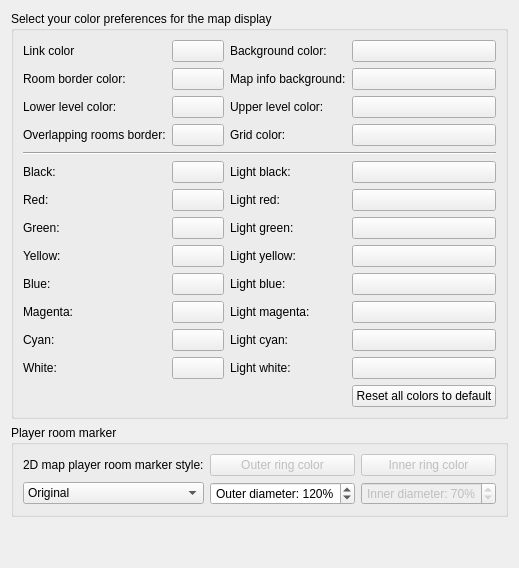
     <widget class="QWidget" name="tab_mapperColors">
      <attribute name="title">
       <string>Mapper colors</string>
      </attribute>
      <layout class="QVBoxLayout" name="vBoxLayout_tab_mapperColors">
       <item>
        <widget class="QGroupBox" name="groupBox_mapperColors">
         <property name="title">
          <string>Select your color preferences for the map display</string>
         </property>
         <layout class="QGridLayout" name="gridLayout_groupBox_mapperColors">
          <item row="0" column="0">
           <widget class="QLabel" name="label_39">
            <property name="text">
             <string>Link color</string>
            </property>
            <property name="buddy">
             <cstring>pushButton_foreground_color_2</cstring>
            </property>
           </widget>
          </item>
          <item row="0" column="1">
           <widget class="QPushButton" name="pushButton_foreground_color_2">
            <property name="autoFillBackground">
             <bool>true</bool>
            </property>
            <property name="styleSheet">
             <string notr="true"/>
            </property>
            <property name="text">
             <string/>
            </property>
           </widget>
          </item>
          <item row="0" column="2">
           <widget class="QLabel" name="label_40">
            <property name="text">
             <string>Background color:</string>
            </property>
            <property name="buddy">
             <cstring>pushButton_background_color_2</cstring>
            </property>
           </widget>
          </item>
          <item row="0" column="3">
           <widget class="QPushButton" name="pushButton_background_color_2">
            <property name="autoFillBackground">
             <bool>true</bool>
            </property>
            <property name="text">
             <string/>
            </property>
           </widget>
          </item>
          <item row="1" column="0">
           <widget class="QLabel" name="label_4">
            <property name="text">
             <string>Room border color:</string>
            </property>
            <property name="buddy">
             <cstring>pushButton_roomBorderColor</cstring>
            </property>
           </widget>
          </item>
          <item row="1" column="1">
           <widget class="QPushButton" name="pushButton_roomBorderColor">
            <property name="autoFillBackground">
             <bool>true</bool>
            </property>
            <property name="text">
             <string/>
            </property>
           </widget>
          </item>
          <item row="1" column="2">
           <widget class="QLabel" name="label_mapInfoBg">
            <property name="text">
             <string>Map info background:</string>
            </property>
            <property name="buddy">
             <cstring>pushButton_mapInfoBg</cstring>
            </property>
           </widget>
          </item>
          <item row="1" column="3">
           <widget class="QPushButton" name="pushButton_mapInfoBg">
            <property name="text">
             <string/>
            </property>
           </widget>
          </item>
          <item row="2" column="0">
           <widget class="QLabel" name="label_lowerLevelColor">
            <property name="text">
             <string>Lower level color:</string>
            </property>
            <property name="buddy">
             <cstring>pushButton_lowerLevelColor</cstring>
            </property>
           </widget>
          </item>
          <item row="2" column="1">
           <widget class="QPushButton" name="pushButton_lowerLevelColor">
            <property name="autoFillBackground">
             <bool>true</bool>
            </property>
            <property name="text">
             <string/>
            </property>
           </widget>
          </item>
          <item row="2" column="2">
           <widget class="QLabel" name="label_upperLevelColor">
            <property name="text">
             <string>Upper level color:</string>
            </property>
            <property name="buddy">
             <cstring>pushButton_upperLevelColor</cstring>
            </property>
           </widget>
          </item>
          <item row="2" column="3">
           <widget class="QPushButton" name="pushButton_upperLevelColor">
            <property name="autoFillBackground">
             <bool>true</bool>
            </property>
            <property name="text">
             <string/>
            </property>
           </widget>
          </item>
          <item row="3" column="0">
           <widget class="QLabel" name="label_pushButton_roomCollisionBorderColor">
            <property name="text">
             <string>Overlapping rooms border:</string>
            </property>
            <property name="buddy">
             <cstring>pushButton_roomCollisionBorderColor</cstring>
            </property>
           </widget>
          </item>
          <item row="3" column="1">
           <widget class="QPushButton" name="pushButton_roomCollisionBorderColor">
            <property name="autoFillBackground">
             <bool>true</bool>
            </property>
            <property name="text">
             <string/>
            </property>
           </widget>
          </item>
          <item row="3" column="2">
           <widget class="QLabel" name="label_mapGridColor">
            <property name="text">
             <string>Grid color:</string>
            </property>
            <property name="buddy">
             <cstring>pushButton_mapGridColor</cstring>
            </property>
           </widget>
          </item>
          <item row="3" column="3">
           <widget class="QPushButton" name="pushButton_mapGridColor">
            <property name="autoFillBackground">
             <bool>true</bool>
            </property>
            <property name="text">
             <string/>
            </property>
           </widget>
          </item>
          <item row="4" column="0" colspan="4">
           <widget class="Line" name="line_mapperColorsSeparator">
            <property name="orientation">
             <enum>Qt::Orientation::Horizontal</enum>
            </property>
           </widget>
          </item>
          <item row="5" column="0">
           <widget class="QLabel" name="label_17">
            <property name="text">
             <string>Black:</string>
            </property>
            <property name="buddy">
             <cstring>pushButton_black_2</cstring>
            </property>
           </widget>
          </item>
          <item row="5" column="1">
           <widget class="QPushButton" name="pushButton_black_2">
            <property name="autoFillBackground">
             <bool>true</bool>
            </property>
            <property name="text">
             <string/>
            </property>
           </widget>
          </item>
          <item row="5" column="2">
           <widget class="QLabel" name="label_49">
            <property name="text">
             <string>Light black:</string>
            </property>
            <property name="buddy">
             <cstring>pushButton_Lblack_2</cstring>
            </property>
           </widget>
          </item>
          <item row="5" column="3">
           <widget class="QPushButton" name="pushButton_Lblack_2">
            <property name="autoFillBackground">
             <bool>true</bool>
            </property>
            <property name="text">
             <string/>
            </property>
           </widget>
          </item>
          <item row="6" column="0">
           <widget class="QLabel" name="label_42">
            <property name="text">
             <string>Red:</string>
            </property>
            <property name="buddy">
             <cstring>pushButton_red_2</cstring>
            </property>
           </widget>
          </item>
          <item row="6" column="1">
           <widget class="QPushButton" name="pushButton_red_2">
            <property name="autoFillBackground">
             <bool>true</bool>
            </property>
            <property name="text">
             <string/>
            </property>
           </widget>
          </item>
          <item row="6" column="2">
           <widget class="QLabel" name="label_50">
            <property name="text">
             <string>Light red:</string>
            </property>
            <property name="buddy">
             <cstring>pushButton_Lred_2</cstring>
            </property>
           </widget>
          </item>
          <item row="6" column="3">
           <widget class="QPushButton" name="pushButton_Lred_2">
            <property name="autoFillBackground">
             <bool>true</bool>
            </property>
            <property name="text">
             <string/>
            </property>
           </widget>
          </item>
          <item row="7" column="0">
           <widget class="QLabel" name="label_43">
            <property name="text">
             <string>Green:</string>
            </property>
            <property name="buddy">
             <cstring>pushButton_green_2</cstring>
            </property>
           </widget>
          </item>
          <item row="7" column="1">
           <widget class="QPushButton" name="pushButton_green_2">
            <property name="autoFillBackground">
             <bool>true</bool>
            </property>
            <property name="text">
             <string/>
            </property>
           </widget>
          </item>
          <item row="7" column="2">
           <widget class="QLabel" name="label_51">
            <property name="text">
             <string>Light green:</string>
            </property>
            <property name="buddy">
             <cstring>pushButton_Lgreen_2</cstring>
            </property>
           </widget>
          </item>
          <item row="7" column="3">
           <widget class="QPushButton" name="pushButton_Lgreen_2">
            <property name="autoFillBackground">
             <bool>true</bool>
            </property>
            <property name="text">
             <string/>
            </property>
           </widget>
          </item>
          <item row="8" column="0">
           <widget class="QLabel" name="label_48">
            <property name="text">
             <string>Yellow:</string>
            </property>
            <property name="buddy">
             <cstring>pushButton_yellow_2</cstring>
            </property>
           </widget>
          </item>
          <item row="8" column="1">
           <widget class="QPushButton" name="pushButton_yellow_2">
            <property name="autoFillBackground">
             <bool>true</bool>
            </property>
            <property name="text">
             <string/>
            </property>
           </widget>
          </item>
          <item row="8" column="2">
           <widget class="QLabel" name="label_52">
            <property name="text">
             <string>Light yellow:</string>
            </property>
            <property name="buddy">
             <cstring>pushButton_Lyellow_2</cstring>
            </property>
           </widget>
          </item>
          <item row="8" column="3">
           <widget class="QPushButton" name="pushButton_Lyellow_2">
            <property name="autoFillBackground">
             <bool>true</bool>
            </property>
            <property name="text">
             <string/>
            </property>
           </widget>
          </item>
          <item row="9" column="0">
           <widget class="QLabel" name="label_44">
            <property name="text">
             <string>Blue:</string>
            </property>
            <property name="buddy">
             <cstring>pushButton_blue_2</cstring>
            </property>
           </widget>
          </item>
          <item row="9" column="1">
           <widget class="QPushButton" name="pushButton_blue_2">
            <property name="autoFillBackground">
             <bool>true</bool>
            </property>
            <property name="text">
             <string/>
            </property>
           </widget>
          </item>
          <item row="9" column="2">
           <widget class="QLabel" name="label_53">
            <property name="text">
             <string>Light blue:</string>
            </property>
            <property name="buddy">
             <cstring>pushButton_Lblue_2</cstring>
            </property>
           </widget>
          </item>
          <item row="9" column="3">
           <widget class="QPushButton" name="pushButton_Lblue_2">
            <property name="autoFillBackground">
             <bool>true</bool>
            </property>
            <property name="text">
             <string/>
            </property>
           </widget>
          </item>
          <item row="10" column="0">
           <widget class="QLabel" name="label_45">
            <property name="text">
             <string>Magenta:</string>
            </property>
            <property name="buddy">
             <cstring>pushButton_magenta_2</cstring>
            </property>
           </widget>
          </item>
          <item row="10" column="1">
           <widget class="QPushButton" name="pushButton_magenta_2">
            <property name="autoFillBackground">
             <bool>true</bool>
            </property>
            <property name="text">
             <string/>
            </property>
           </widget>
          </item>
          <item row="10" column="2">
           <widget class="QLabel" name="label_54">
            <property name="text">
             <string>Light magenta:</string>
            </property>
            <property name="buddy">
             <cstring>pushButton_Lmagenta_2</cstring>
            </property>
           </widget>
          </item>
          <item row="10" column="3">
           <widget class="QPushButton" name="pushButton_Lmagenta_2">
            <property name="autoFillBackground">
             <bool>true</bool>
            </property>
            <property name="text">
             <string/>
            </property>
           </widget>
          </item>
          <item row="11" column="0">
           <widget class="QLabel" name="label_46">
            <property name="text">
             <string>Cyan:</string>
            </property>
            <property name="buddy">
             <cstring>pushButton_cyan_2</cstring>
            </property>
           </widget>
          </item>
          <item row="11" column="1">
           <widget class="QPushButton" name="pushButton_cyan_2">
            <property name="autoFillBackground">
             <bool>true</bool>
            </property>
            <property name="text">
             <string/>
            </property>
           </widget>
          </item>
          <item row="11" column="2">
           <widget class="QLabel" name="label_55">
            <property name="text">
             <string>Light cyan:</string>
            </property>
            <property name="buddy">
             <cstring>pushButton_Lcyan_2</cstring>
            </property>
           </widget>
          </item>
          <item row="11" column="3">
           <widget class="QPushButton" name="pushButton_Lcyan_2">
            <property name="autoFillBackground">
             <bool>true</bool>
            </property>
            <property name="text">
             <string/>
            </property>
           </widget>
          </item>
          <item row="12" column="0">
           <widget class="QLabel" name="label_47">
            <property name="text">
             <string>White:</string>
            </property>
            <property name="buddy">
             <cstring>pushButton_white_2</cstring>
            </property>
           </widget>
          </item>
          <item row="12" column="1">
           <widget class="QPushButton" name="pushButton_white_2">
            <property name="autoFillBackground">
             <bool>true</bool>
            </property>
            <property name="text">
             <string/>
            </property>
           </widget>
          </item>
          <item row="12" column="2">
           <widget class="QLabel" name="label_56">
            <property name="text">
             <string>Light white:</string>
            </property>
            <property name="buddy">
             <cstring>pushButton_Lwhite_2</cstring>
            </property>
           </widget>
          </item>
          <item row="12" column="3">
           <widget class="QPushButton" name="pushButton_Lwhite_2">
            <property name="autoFillBackground">
             <bool>true</bool>
            </property>
            <property name="text">
             <string/>
            </property>
           </widget>
          </item>
          <item row="13" column="3">
           <widget class="QPushButton" name="reset_colors_button_2">
            <property name="text">
             <string>Reset all colors to default</string>
            </property>
           </widget>
          </item>
         </layout>
        </widget>
       </item>
       <item>
        <widget class="QGroupBox" name="groupBox_playerRoomStyle">
         <property name="title">
          <string>Player room marker</string>
         </property>
         <layout class="QGridLayout" name="gridLayout_groupBox_playerRoomStyle">
          <item row="0" column="0">
           <widget class="QLabel" name="label_playerRoomStyle">
            <property name="text">
             <string>2D map player room marker style:</string>
            </property>
            <property name="buddy">
             <cstring>comboBox_playerRoomStyle</cstring>
            </property>
           </widget>
          </item>
          <item row="0" column="1">
           <widget class="QPushButton" name="pushButton_playerRoomPrimaryColor">
            <property name="enabled">
             <bool>false</bool>
            </property>
            <property name="text">
             <string>Outer ring color</string>
            </property>
           </widget>
          </item>
          <item row="0" column="2">
           <widget class="QPushButton" name="pushButton_playerRoomSecondaryColor">
            <property name="enabled">
             <bool>false</bool>
            </property>
            <property name="text">
             <string>Inner ring color</string>
            </property>
           </widget>
          </item>
          <item row="1" column="0">
           <widget class="QComboBox" name="comboBox_playerRoomStyle">
            <property name="currentIndex">
             <number>0</number>
            </property>
            <property name="sizeAdjustPolicy">
             <enum>QComboBox::SizeAdjustPolicy::AdjustToContents</enum>
            </property>
            <item>
             <property name="text">
              <string>Original</string>
             </property>
            </item>
            <item>
             <property name="text">
              <string>Red ring</string>
             </property>
            </item>
            <item>
             <property name="text">
              <string>Blue/Yellow ring</string>
             </property>
            </item>
            <item>
             <property name="text">
              <string>Custom ring</string>
             </property>
            </item>
           </widget>
          </item>
          <item row="1" column="1">
           <widget class="QSpinBox" name="spinBox_playerRoomOuterDiameter">
            <property name="toolTip">
             <string>&lt;p&gt;Percentage ratio (&lt;i&gt;the default is 120%&lt;/i&gt;) of the marker symbol to the space available for the room.&lt;/p&gt;</string>
            </property>
            <property name="accessibleDescription">
             <string>Percentage ratio (the default is 120%) of the marker symbol to the space available for the room.</string>
            </property>
            <property name="alignment">
             <set>Qt::AlignmentFlag::AlignCenter</set>
            </property>
            <property name="suffix">
             <string>%</string>
            </property>
            <property name="prefix">
             <string>Outer diameter: </string>
            </property>
            <property name="minimum">
             <number>50</number>
            </property>
            <property name="maximum">
             <number>200</number>
            </property>
            <property name="value">
             <number>120</number>
            </property>
           </widget>
          </item>
          <item row="1" column="2">
           <widget class="QSpinBox" name="spinBox_playerRoomInnerDiameter">
            <property name="enabled">
             <bool>false</bool>
            </property>
            <property name="toolTip">
             <string>&lt;p&gt;Percentage ratio of the inner diameter of the marker symbol to the outer one (&lt;i&gt;the default is 70%&lt;/i&gt;).&lt;/p&gt;</string>
            </property>
            <property name="accessibleDescription">
             <string>Percentage ratio of the inner diameter of the marker symbol to the outer one (the default is 70%).</string>
            </property>
            <property name="alignment">
             <set>Qt::AlignmentFlag::AlignCenter</set>
            </property>
            <property name="suffix">
             <string>%</string>
            </property>
            <property name="prefix">
             <string>Inner diameter: </string>
            </property>
            <property name="maximum">
             <number>96</number>
            </property>
            <property name="value">
             <number>70</number>
            </property>
           </widget>
          </item>
         </layout>
        </widget>
       </item>
       <item>
        <spacer name="verticalSpacer_mapperColors">
         <property name="orientation">
          <enum>Qt::Orientation::Vertical</enum>
         </property>
         <property name="sizeHint" stdset="0">
          <size>
           <width>20</width>
           <height>40</height>
          </size>
         </property>
        </spacer>
       </item>
      </layout>
     </widget>
